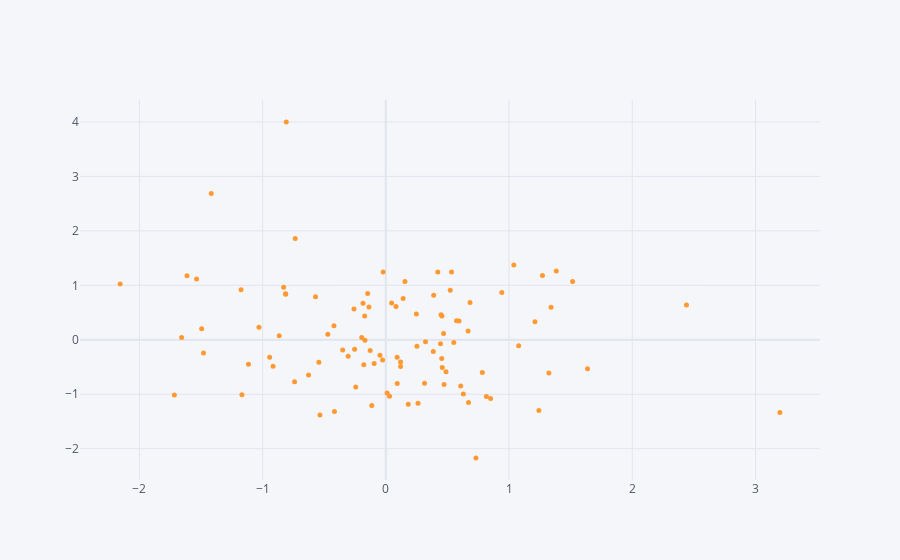

The code cell stored with this chart in its notebook:
### Code cell
## Signature:  kind='scatter' & mode='',

df.iplot(kind='scatter',x='A',y='B',mode='markers',size=5)
